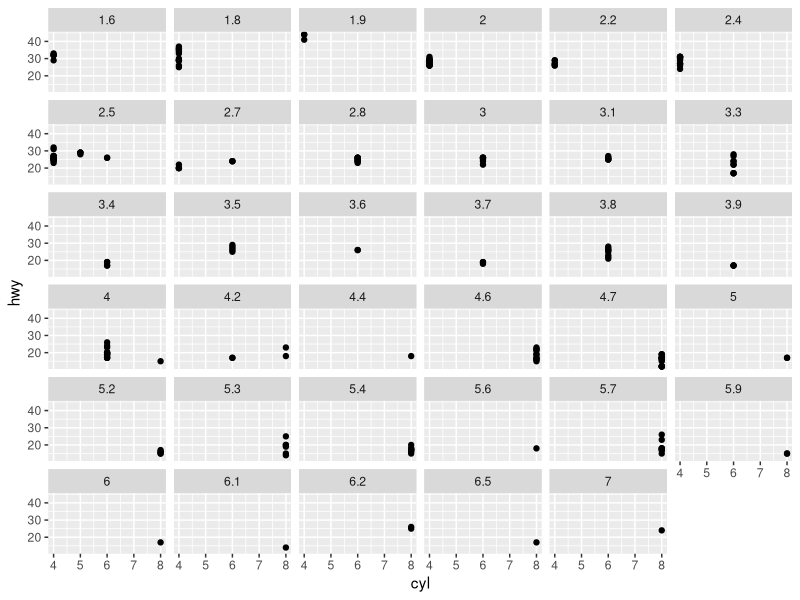
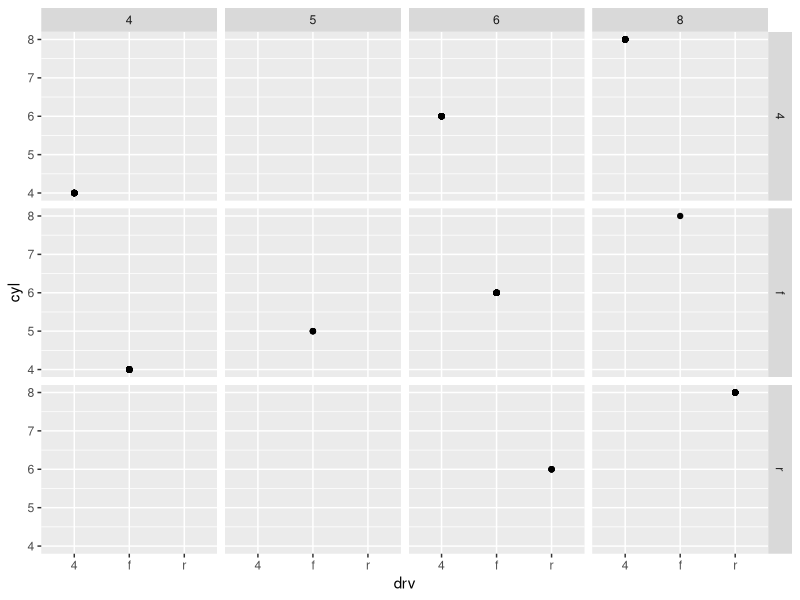
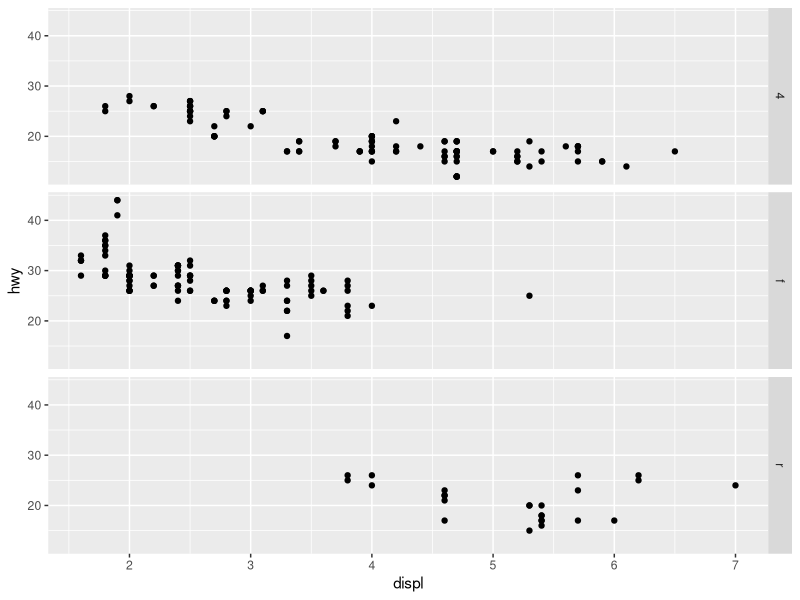
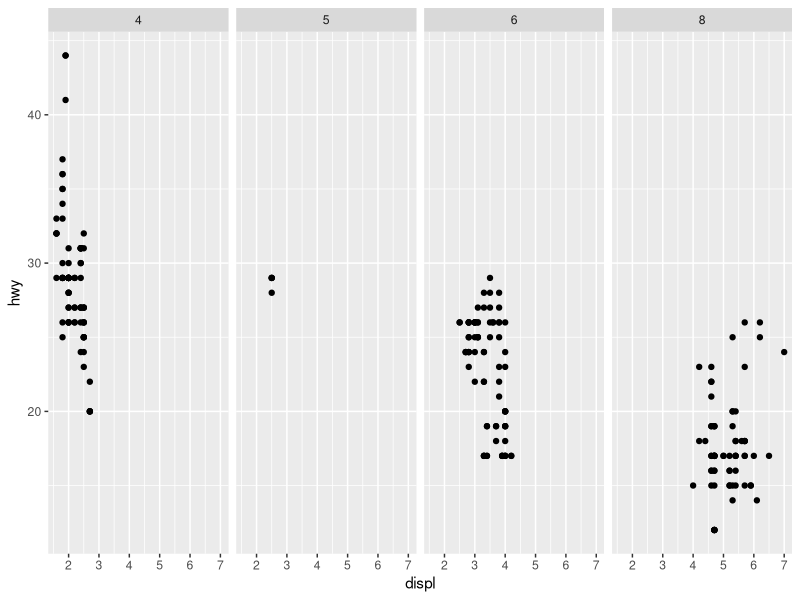
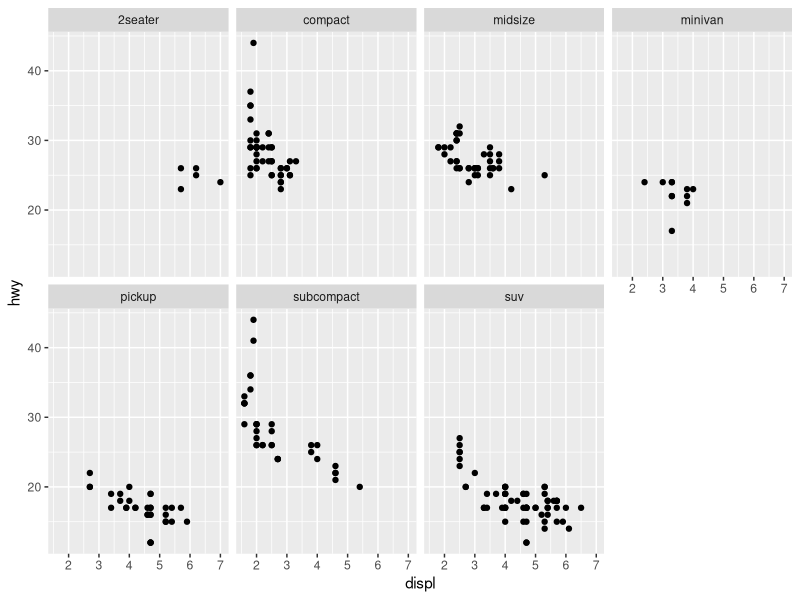
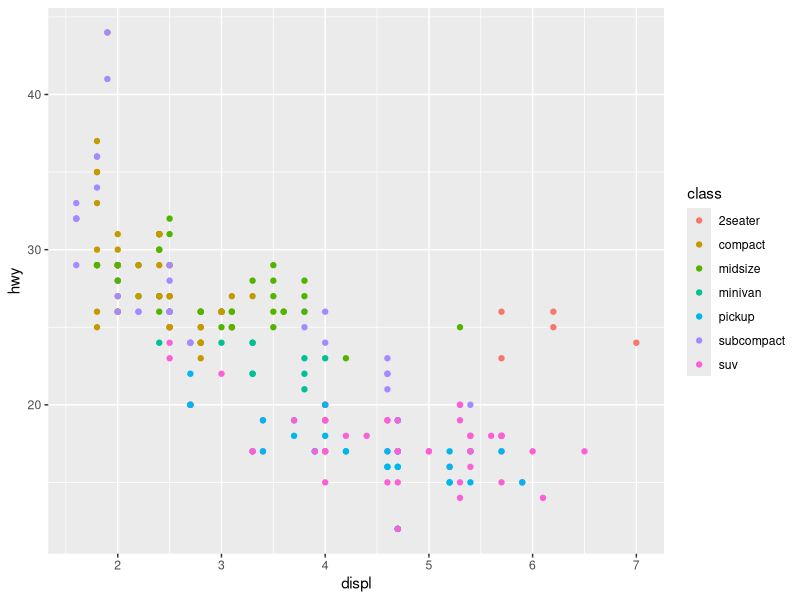

The R source for these figures, in order:
## ---- chunk 1
knitr::opts_chunk$set(echo = TRUE)
library(ggplot2)
## ---- chunk 2
ggplot(data = mpg) + 
  geom_point(mapping = aes(x = cyl, y = hwy)) +
  facet_wrap(~ displ)
## ---- chunk 3
ggplot(data = mpg) + 
  geom_point(mapping = aes(x = drv, y = cyl)) +
  facet_grid(drv ~ cyl)
## ---- chunk 4
ggplot(data = mpg) + 
  geom_point(mapping = aes(x = displ, y = hwy)) +
  facet_grid(drv ~ .)

ggplot(data = mpg) + 
  geom_point(mapping = aes(x = displ, y = hwy)) +
  facet_grid(. ~ cyl)
## ---- chunk 5
ggplot(data = mpg) + 
  geom_point(mapping = aes(x = displ, y = hwy)) + 
  facet_wrap(~ class, nrow = 2)
## ---- chunk 6
ggplot(data = mpg) + 
  geom_point(mapping = aes(x = displ, y = hwy, color = class))
